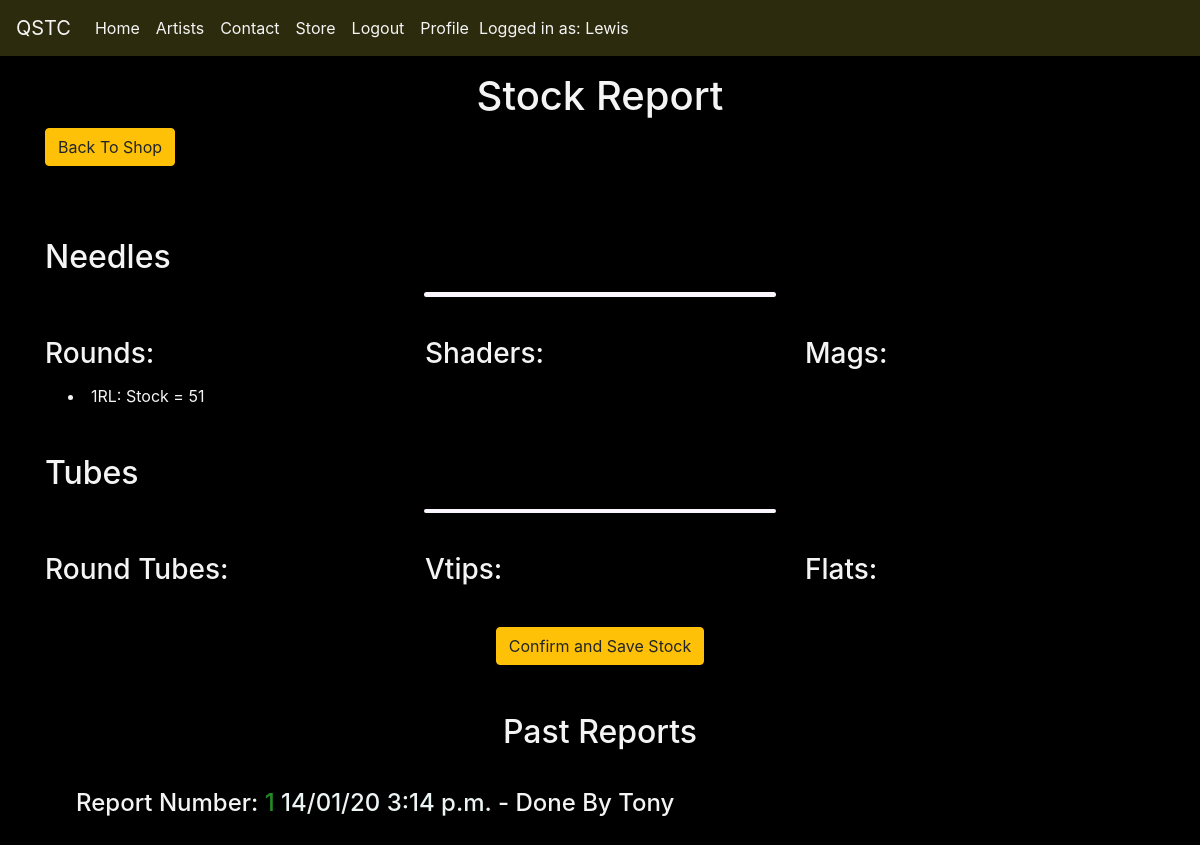
The page /shop/get_all_stock/ (signed in) on the database its author committed.
### shop/models.py (models this page shows, shortened)
class Round(models.Model):
    name = models.CharField(max_length=50)
    size = models.IntegerField()
    liner = models.CharField(max_length=32, choices=liner_choices, default=RL)
    ton = models.CharField(max_length=20, choices=NT_CHOICES, default=Needles)
    stock = models.IntegerField()

class StockReport(models.Model):
    date = models.DateTimeField(auto_now=True)
    done_by = models.ForeignKey(Profile, related_name='reports', on_delete=models.PROTECT)

### accounts/models.py (models this page shows)
class Profile(models.Model):
    user = models.OneToOneField(User, on_delete=models.CASCADE)
    staff_access = models.BooleanField(default=False)
    def __str__(self):
        return "{0}".format(self.user)

### shop/views.py (the view)
# urls.py: path("get_all_stock/", get_all_stock, name="get_all_stock"),
@login_required()
def get_all_stock(request):
    if request.user.profile.staff_access:
        rounds = Round.objects.values("name", "stock").order_by("name")
        shaders = Shader.objects.values("name", "stock").order_by("name")
        mags = Mag.objects.values("name", "stock").order_by("name")
        tubes = RoundTube.objects.values("name", "stock").order_by("name")
        vtips = Vtip.objects.values("name", "stock").order_by("name")
        flats = Flat.objects.values("name", "stock").order_by("name")
        reports = StockReport.objects.order_by("-date")
        return render(
            request,
            "stock.html",
            {
                "rounds": rounds,
                "shaders": shaders,
                "mags": mags,
                "tubes": tubes,
                "vtips": vtips,
                "flats": flats,
                "reports": reports,
            },
        )
    else:
        messages.error(
            request, "You Don't Have The Required Permissions", extra_tags="alert"
        )
        return redirect("index")

### shop/templates/stock.html (shortened to what this page needs)
{% extends 'base.html' %} {% load static %} {% block page_title %} QTSC - Stock {% endblock %} {% block content %}
<h1 class="text-center">Stock Report</h1>
<a href="{% url 'shop' %}" role="button" class="btn btn-warning" id="back" aria-disabled="false">Back To Shop</a>
<br>
<br>
<br>
<br>
<h2>Needles</h2>
<hr class="bar-thin">
<br>
<div class="row">
    <div class="col-4">
        <h3>Rounds:</h3>
        <ul>
            {% for r in rounds %}
            <li class="list-padding">
                {{ r.name }}: Stock = {{ r.stock }}
            </li>
            {% endfor %}
        </ul>
    </div>
    <br>
    <br>
    <div class="col-4">
        <h3>Shaders:</h3>
    </div>
    <br>
    <br>
    <div class="col-4">
        <h3>Mags:</h3>
    </div>
</div>
<br>
<h2>Tubes</h2>
<hr class="bar-thin">
<br>
<div class="row">
    <div class="col-4">
        <h3>Round Tubes:</h3>
    </div>
    <br>
    <br>
    <div class="col-4">
        <h3>Vtips:</h3>
    </div>
    <br>
    <br>
    <div class="col-4">
        <h3>Flats:</h3>
    </div>
</div>
<br>
<div class="text-center">
    <a href="{% url 'save_stock_report' %}" role="button" class="btn btn-warning" id="all-stock" aria-disabled="false">Confirm and Save Stock</a>
</div>
<br>
<br>
<h2 class="text-center">Past Reports</h2>
<br>
<div class="row">
    <ul class="report-list">
        {% for r in reports %}
        <li class="list-padding">
            <h4>Report Number: <a href="{% url 'check_report' r.id %}">{{ r.id }} <span class="report-datetime"> {{ r.date|date:"d/m/y" }} {{ r.date|time }} </span></a> - Done By {{ r.done_by }}</h4>
        </li>
        {% endfor %}
    </ul>
</div>
{% endblock %}

### templates/base.html (shortened to what this page needs)
{% load staticfiles %}
<!DOCTYPE html>
<html lang="en">
<head>
    <link rel="stylesheet" href="https://stackpath.bootstrapcdn.com/bootstrap/4.3.1/css/bootstrap.min.css">
    <link rel="stylesheet" href="{% static 'css/styles.css' %}?v=2.40" type="text/css" />
</head>
<body>
    <nav class="navbar navbar-expand-lg nav-bg fixed-top">
        <a class="navbar-brand" href="{% url 'index' %}">QSTC</a>
        <div class="collapse navbar-collapse" id="navbarNav">
            <ul class="navbar-nav">
                <li class="nav-item">
                    <a class="nav-link" href="{% url 'index' %}">Home</a>
                </li>
                <li class="nav-item">
                    <a class="nav-link" href="{% url 'artists' %}">Artists</a>
                </li>
                <li class="nav-item">
                    <a class="nav-link" href="#">Contact</a>
                </li>
                {% if user.profile.staff_access %}
                <li class="nav-item">
                    <a class="nav-link" href="{% url 'shop' %}">Store</a>
                </li>
                {% endif %} {% if user.is_authenticated %}
                <li class="nav-item">
                    <a class="nav-link" href="{% url 'logout' %}">Logout</a>
                </li>
                <li class="nav-item">
                    <a class="nav-link" href="{% url 'profile' %}">Profile</a>
                </li>
                <li class="nav-item logged-in">Logged in as: <span class="capitalize">{{user}}</span></li>
                {% endif %}
            </ul>
        </div>
    </nav>
    <div class="bg">
        <br>
        <br>
        <br>
        <div class="container">
             {% block content %} {% endblock %}
        </div>
    </div>
</body>

### static/css/styles.css (style rules this page uses)
.bg { background-color: black; color: #f4f4f4; height: 100%; }
.nav-bg { background-color: #2d2b0e; }
.nav-bg a { color: #f4f4f4; }
.logged-in { color: #f4f4f4; margin: 8px 2px; }
.list-padding { padding: 6px; }
.report-list { list-style-type: none; }
.report-links a, .report-list a { color: forestgreen; transition: all 0.35s ease-in-out; -moz-transition: all 0.35s ease-in-out; -webkit-transition: all 0.35s ease-in-out; -o-transition: all 0.35s ease-in-out; }
.report-datetime { color: #ecf4f4; }
.bar-thin { background-color: #faf5ff; height: 2.5px; width: 350px; border-radius: 7px 7px 7px 7px; border: 1px; padding: 1px; }

### rows shown on the page
Round: name "1RL", stock "51"
StockReport: id "1", date "14/01/20", date "3:14 p.m.", done_by "Tony"

### other values the page prints
{{ user }} "Lewis"
